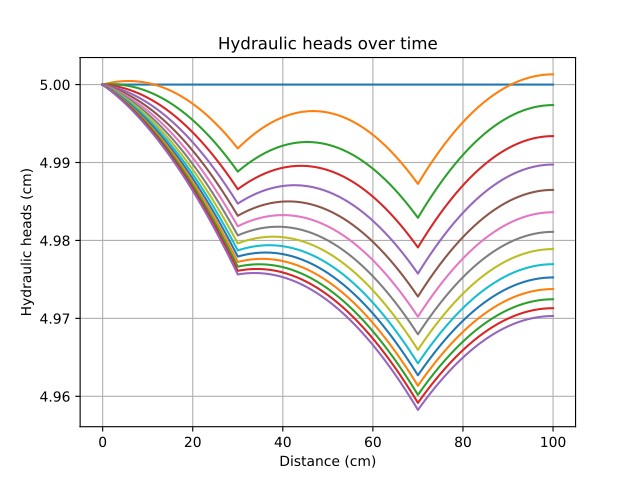

The Python source for this figure:
# Necessary imports
import matplotlib.pyplot as plt
import numpy as np
from waterflow.flow1d.flowFE1d import Flow1DFE
from waterflow.utility import fluxfunctions as fluxf
from waterflow.utility.spacing import spacing
from waterflow.utility.plotting import quickplot

# Define discretization
nx = 101
L = 100
# Focus nodal density around nodes 30 and 70
xsp, _ = spacing(nx, L, linear=False, loc=[30, 70], power=5, weight=4)

def kfun(x, s, ksat=7.5):
    """ Increasing conductivity to the right of the domain """
    return ksat + 0.0065*x

# Model defintion
M = Flow1DFE('Saturated transient model')
M.set_field1d(nodes=xsp)
M.set_initial_states(5.0)
M.set_systemfluxfunction(fluxf.darcy_s, kfun=kfun)
M.add_dirichlet_BC(5.0, 'west')
M.add_neumann_BC(0.0, 'east')
M.add_spatialflux(0.001, "recharge")
M.add_pointflux(-0.05, 30, 'pflux1')
M.add_pointflux(-0.07, 70, 'pflux2')
M.add_spatialflux(fluxf.storage_change)
M.solve(dt=0.01, dt_max=5, end_time=200)
M.transient_dataframeify(invert=False, print_times=15)

# Plotting
fig, ax = plt.subplots()
for key in M.dft_states.keys():
    quickplot(df=M.dft_states[key], x='nodes', y=['states'], ax=ax, xlabel='Distance (cm)',
    ylabel='Hydraulic heads (cm)', title='Hydraulic heads over time', legend=False)
plt.show()
